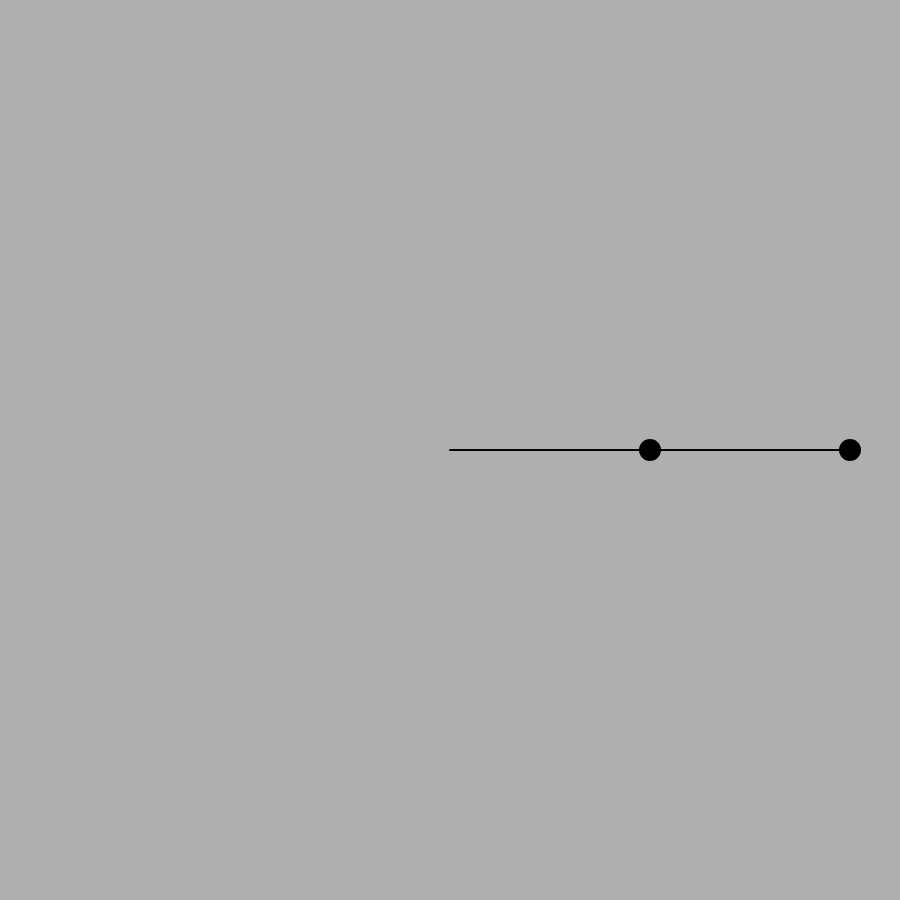
Frame 1 (no input)
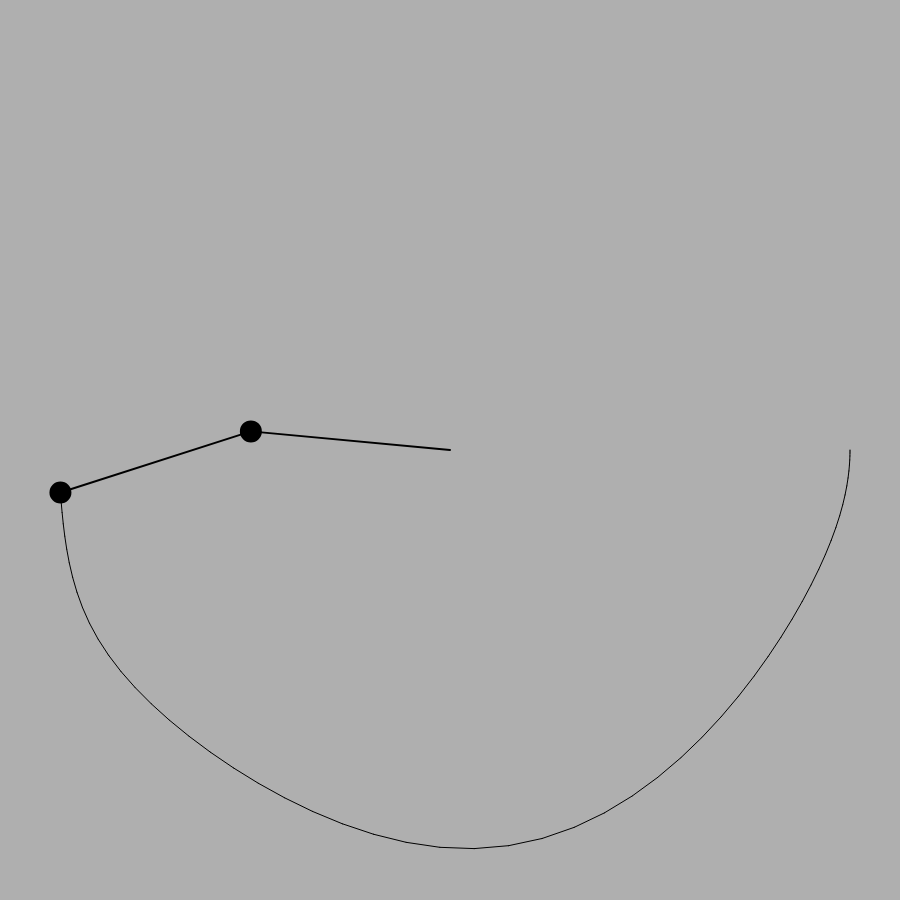
Frame 60 (no input)
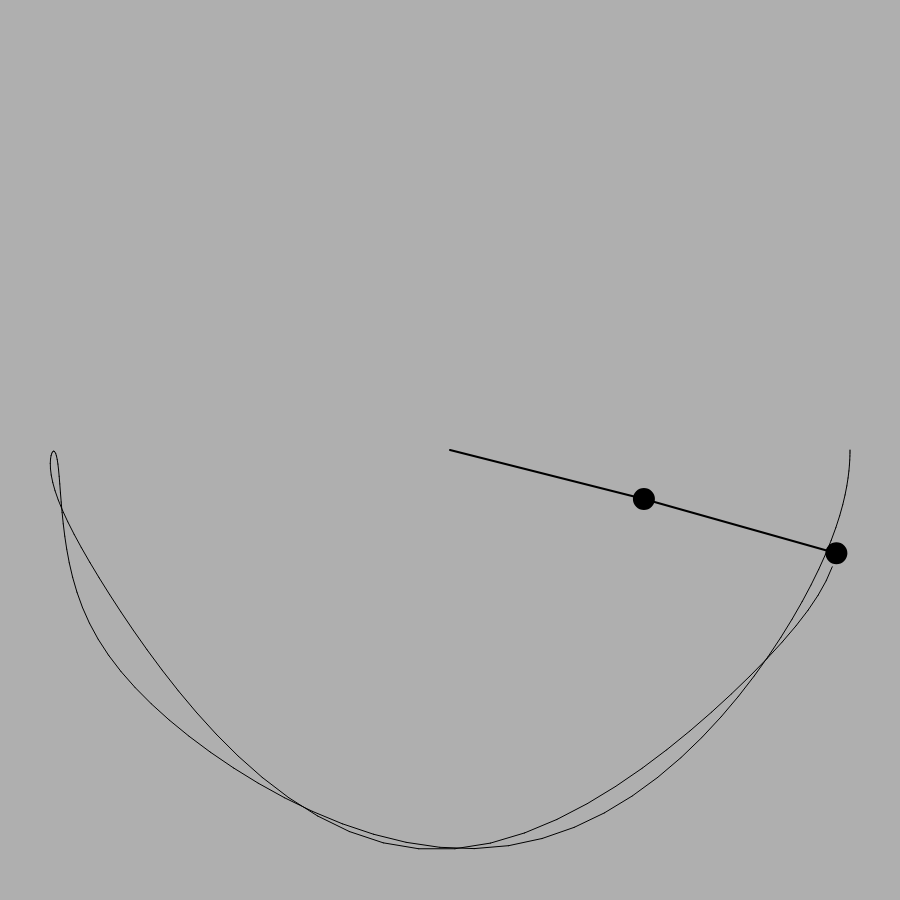
Frame 120 (the mouse pressed at the canvas centre since frame 60)

The p5.js sketch that drew these frames (run headless with seeded random() and noise() and a simulated clock; from frame 60 on, the mouse is pressed at the canvas centre):

// p5.js sketch
// ── sketch.js
let r1 = 200;
let r2 = 200;
let m1 = 20;
let m2 = 20;
let a1 = 0;
let a2 = 0;
let a1_v = 0;
let a2_v = 0;
let g = 1;

let px2 = -1;
let py2 = -1;
let cx, cy;

let buffer;

function setup() {
    createCanvas(900, 900);
    a1 = PI / 2;
    a2 = PI / 2;
    cx = width / 2;
    cy = height / 2;
    buffer = createGraphics(width, height);
    buffer.background(175);
    buffer.translate(cx, cy);
}

function draw() {
    background(175);
    imageMode(CORNER);
    image(buffer, 0, 0, width, height);

    let num1 = -g * (2 * m1 + m2) * sin(a1);
    let num2 = -m2 * g * sin(a1 - 2 * a2);
    let num3 = -2 * sin(a1 - a2) * m2;
    let num4 = a2_v * a2_v * r2 + a1_v * a1_v * r1 * cos(a1 - a2);
    let den = r1 * (2 * m1 + m2 - m2 * cos(2 * a1 - 2 * a2));
    let a1_a = (num1 + num2 + num3 * num4) / den;

    num1 = 2 * sin(a1 - a2);
    num2 = (a1_v * a1_v * r1 * (m1 + m2));
    num3 = g * (m1 + m2) * cos(a1);
    num4 = a2_v * a2_v * r2 * m2 * cos(a1 - a2);
    den = r2 * (2 * m1 + m2 - m2 * cos(2 * a1 - 2 * a2));
    let a2_a = (num1 * (num2 + num3 + num4)) / den;

    translate(cx, cy);
    stroke(0);
    strokeWeight(2);

    let x1 = r1 * sin(a1);
    let y1 = r1 * cos(a1);

    let x2 = x1 + r2 * sin(a2);
    let y2 = y1 + r2 * cos(a2);

    line(0, 0, x1, y1);
    fill(0);
    ellipse(x1, y1, m1, m1);

    line(x1, y1, x2, y2);
    fill(0);
    ellipse(x2, y2, m2, m2);

    a1_v += a1_a;
    a2_v += a2_a;
    a1 += a1_v;
    a2 += a2_v;

    // a1_v *= 0.99;
    // a2_v *= 0.99;

    buffer.stroke(0);
    if (frameCount > 1) {
        buffer.line(px2, py2, x2, y2);
    }

    px2 = x2;
    py2 = y2;
}
